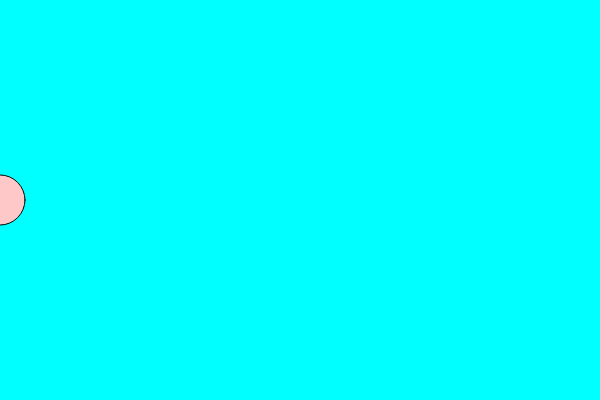
Frame 1 (no input)
Frame 60 (no input): identical to frame 1, image omitted
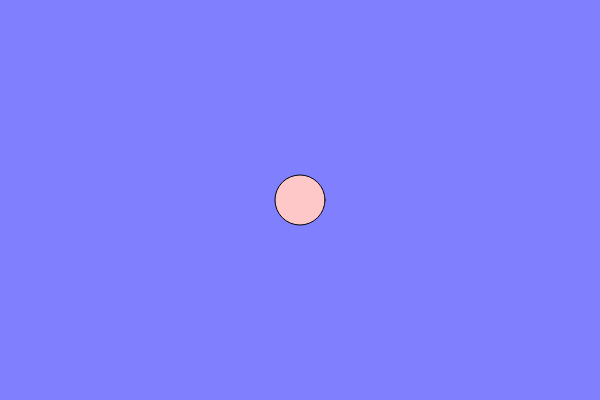
Frame 120 (the mouse pressed at the canvas centre since frame 60)

The p5.js sketch that drew these frames (run headless with seeded random() and noise() and a simulated clock; from frame 60 on, the mouse is pressed at the canvas centre):

// p5.js sketch
// ── sketch.js
var r = 0,
		g = 0,
		b = 255;

function setup() {
	createCanvas(600, 400);
}

function draw() {
	r = map(mouseX,0,width, 0, 255);// map(参数 ,w从哪里开始,w到哪里结束,颜色从开始,颜色从那结束)
	g = map(mouseX,0,width, 255, 0);// map(参数 ,w从哪里开始,w到哪里结束,颜色从开始,颜色从那结束)
	// bgcol = mouseX /2
	background(r, g , b);
	fill(255,200,200);

	ellipse(mouseX, 200, 50, 50);
}
